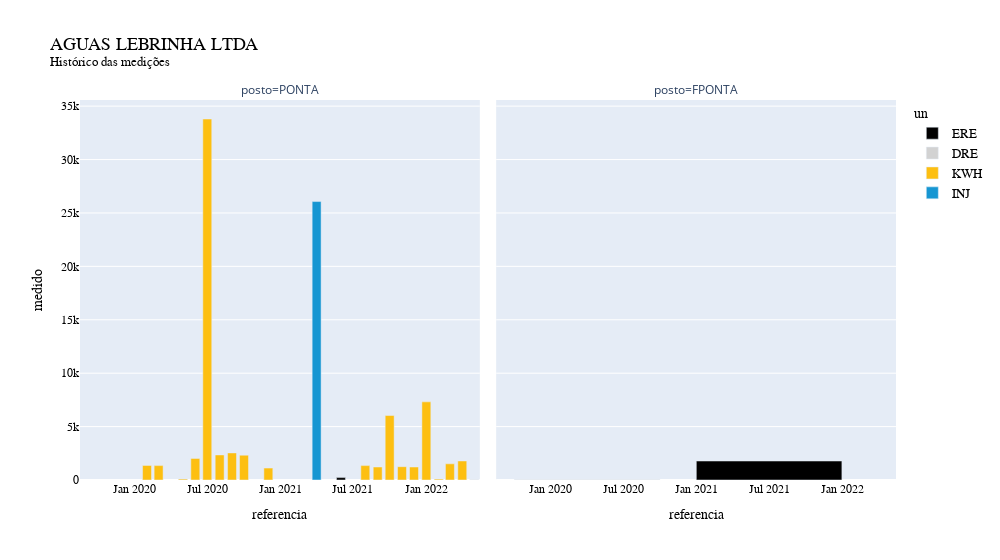

This figure's notebook cell:
### Code cell
consumo_cliente = pd.concat([
	cliente_query.drop(columns='estruturaConsumo'),
	cliente_query['estruturaConsumo'].apply(pd.Series)
], axis=1)

consumo_cliente['saldo'] = consumo_cliente['faturado'] - consumo_cliente['medido']

px.bar(
	consumo_cliente,
	x='referencia',
	y='medido',
	color='un',
	facet_col='posto',
	title=f'{cliente}<br><sup>Histórico das medições</sup>',
	color_discrete_sequence=CATEGORICAL_GROUPS[consumo_cliente['un'].nunique()],
	width=1000
).update_layout(**LAYOUT_SPECS
).update_xaxes(**LAYOUT_SPECS['xaxis'])

### Figure 1 — Plotly figure (JSON) as saved in the notebook; plotly's stock layout.template omitted (floating-point values rounded to 4 significant figures)
{"data": [{"alignmentgroup": "True", "hovertemplate": "un=ERE<br>posto=PONTA<br>referencia=%{x}<br>medido=%{y}<extra></extra>", "legendgroup": "ERE", "marker": {"color": "#000000", "pattern": {"shape": ""}}, "name": "ERE", "offsetgroup": "ERE", "orientation": "v", "showlegend": true, "textposition": "auto", "type": "bar", "x": ["2021-06-01T00:00:00"], "xaxis": "x", "y": [223.7], "yaxis": "y"}, {"alignmentgroup": "True", "hovertemplate": "un=ERE<br>posto=FPONTA<br>referencia=%{x}<br>medido=%{y}<extra></extra>", "legendgroup": "ERE", "marker": {"color": "#000000", "pattern": {"shape": ""}}, "name": "ERE", "offsetgroup": "ERE", "orientation": "v", "showlegend": false, "textposition": "auto", "type": "bar", "x": ["2021-07-01T00:00:00"], "xaxis": "x2", "y": [1776.0], "yaxis": "y2"}, {"alignmentgroup": "True", "hovertemplate": "un=DRE<br>posto=PONTA<br>referencia=%{x}<br>medido=%{y}<extra></extra>", "legendgroup": "DRE", "marker": {"color": "#d2d2d2", "pattern": {"shape": ""}}, "name": "DRE", "offsetgroup": "DRE", "orientation": "v", "showlegend": true, "textposition": "auto", "type": "bar", "x": ["2022-05-01T00:00:00"], "xaxis": "x", "y": [41.3], "yaxis": "y"}, {"alignmentgroup": "True", "hovertemplate": "un=DRE<br>posto=FPONTA<br>referencia=%{x}<br>medido=%{y}<extra></extra>", "legendgroup": "DRE", "marker": {"color": "#d2d2d2", "pattern": {"shape": ""}}, "name": "DRE", "offsetgroup": "DRE", "orientation": "v", "showlegend": false, "textposition": "auto", "type": "bar", "x": ["2020-04-01T00:00:00"], "xaxis": "x2", "y": [41.89], "yaxis": "y2"}, {"alignmentgroup": "True", "hovertemplate": "un=KWH<br>posto=PONTA<br>referencia=%{x}<br>medido=%{y}<extra></extra>", "legendgroup": "KWH", "marker": {"color": "#fdbf11", "pattern": {"shape": ""}}, "name": "KWH", "offsetgroup": "KWH", "orientation": "v", "showlegend": true, "textposition": "auto", "type": "bar", "x": ["2021-12-01T00:00:00", "2020-02-01T00:00:00", "2021-10-01T00:00:00", "2021-09-01T00:00:00", "2021-08-01T00:00:00", "2021-11-01T00:00:00", "2020-03-01T00:00:00", "2020-06-01T00:00:00", "2020-07-01T00:00:00", "2020-08-01T00:00:00", "2020-09-01T00:00:00", "2020-10-01T00:00:00", "2022-01-01T00:00:00", "2022-02-01T00:00:00", "2020-05-01T00:00:00", "2022-03-01T00:00:00", "2022-04-01T00:00:00", "2020-12-01T00:00:00"], "xaxis": "x", "y": [1217, 1365, 6037, 1217, 1347, 1245, 1347, 2021, 33797, 2347, 2536, 2324, 7315, 84, 84, 1513, 1781.0, 1115], "yaxis": "y"}, {"alignmentgroup": "True", "hovertemplate": "un=INJ<br>posto=PONTA<br>referencia=%{x}<br>medido=%{y}<extra></extra>", "legendgroup": "INJ", "marker": {"color": "#1696d2", "pattern": {"shape": ""}}, "name": "INJ", "offsetgroup": "INJ", "orientation": "v", "showlegend": true, "textposition": "auto", "type": "bar", "x": ["2021-04-01T00:00:00"], "xaxis": "x", "y": [26067], "yaxis": "y"}], "layout": {"annotations": [{"font": {}, "showarrow": false, "text": "posto=PONTA", "x": 0.245, "xanchor": "center", "xref": "paper", "y": 1, "yanchor": "bottom", "yref": "paper"}, {"font": {}, "showarrow": false, "text": "posto=FPONTA", "x": 0.755, "xanchor": "center", "xref": "paper", "y": 1, "yanchor": "bottom", "yref": "paper"}], "barmode": "relative", "hoverlabel": {"font": {"family": "Lato-Regular", "size": 14}}, "legend": {"font": {"color": "#000000", "family": "Lato-Regular", "size": 13}, "title": {"font": {"color": "#000000", "family": "Lato-Bold", "size": 14}, "text": "un"}, "tracegroupgap": 0}, "title": {"font": {"color": "#000000", "family": "Lato-Bold", "size": 18}, "text": "AGUAS LEBRINHA LTDA<br><sup>Histórico das medições</sup>"}, "width": 1000, "xaxis": {"anchor": "y", "domain": [0, 0.49], "tickfont": {"color": "#000000", "family": "Lato-Regular", "size": 12}, "title": {"font": {"color": "#000000", "family": "Lato-Italic", "size": 14}, "text": "referencia"}}, "xaxis2": {"anchor": "y2", "domain": [0.51, 1], "matches": "x", "tickfont": {"color": "#000000", "family": "Lato-Regular", "size": 12}, "title": {"font": {"color": "#000000", "family": "Lato-Italic", "size": 14}, "text": "referencia"}}, "yaxis": {"anchor": "x", "domain": [0, 1], "tickfont": {"color": "#000000", "family": "Lato-Regular", "size": 12}, "title": {"font": {"color": "#000000", "family": "Lato-Italic", "size": 14}, "text": "medido"}}, "yaxis2": {"anchor": "x2", "domain": [0, 1], "matches": "y", "showticklabels": false}}}
